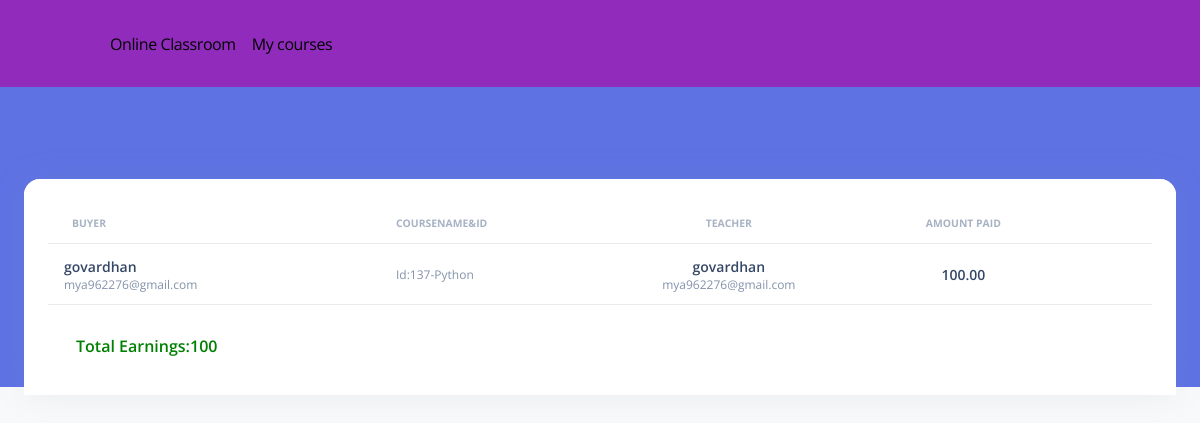
/coursesales137 (signed in), run on the app's committed database.
### Classroomapp/models.py (models this page shows)
class  Orders(models.Model):
    useremail=models.EmailField(max_length=100)
    teachermail=models.EmailField(max_length=100)
    username=models.CharField(max_length=100)
    coursename=models.CharField(max_length=100)
    teachername=models.CharField(max_length=100)
    amountpaid=models.DecimalField(max_digits=8,decimal_places=2)
    courseid=models.IntegerField()

### Classroomapp/views.py (the view)
# urls.py: path('coursesales<cid>',views.coursesales)
def coursesales(request,cid):
    orders=Orders.objects.filter(teachermail=request.session['tid'],courseid=cid)
    total_amount_paid = orders.aggregate(total_amount=Sum('amountpaid'))['total_amount']
    return render(request,'coursesales.html',{'order':orders,'email':request.session['tid'],'earnings':total_amount_paid})

### templates/coursesales.html (shortened to what this page needs)
<!DOCTYPE html>
<html lang="en">
<head>
  <link href="../static/css/nucleo-icons.css" rel="stylesheet" />
  <link href="../static/css/nucleo-svg.css" rel="stylesheet" />
  <link href="../static/css/nucleo-svg.css" rel="stylesheet" />
  <link id="pagestyle" href="../static/css/argon-dashboard.css" rel="stylesheet" />
</head>
<body class="g-sidenav-show   bg-gray-100">
    <header class="p-4 mb-3 border-bottom" style="background-color: #912BBC;">
        <div class="container">
          <div class="d-flex flex-wrap align-items-center justify-content-center justify-content-lg-start">
            <a href="/" class="d-flex align-items-center mb-2 mb-lg-0 link-body-emphasis text-decoration-none">
              <svg class="bi me-2" width="40" height="32" role="img" aria-label="Bootstrap"><use xlink:href="#bootstrap"></use></svg>
            </a>
            <ul class="nav col-12 col-lg-auto me-lg-auto mb-2 justify-content-center mb-md-0">
              <li><a href="index" class="nav-link px-2 link-body-emphasis " style="color: black;">Online Classroom</a></li>
              <li><a href="mycourses{{email}}" class="nav-link px-2 link-body-emphasis" style="color: black;">My courses</a></li>
            </ul>
        </div>
      </header>
  <main class="main-content position-relative border-radius-lg ">
    <div class="container-fluid py-4">
      </div>
       {% if order%}
      <div class="container-fluid py-4">
        <div class="row">
          <div class="col-12">
            <div class="card mb-4">
              <div class="card-header pb-0">
                <div class="table-responsive p-0">
                  <table class="table align-items-center mb-0">
                    <thead>
                      <tr>
                        <th class="text-uppercase text-secondary text-xxs font-weight-bolder opacity-7">Buyer</th>
                        <th class="text-uppercase text-secondary text-xxs font-weight-bolder opacity-7 ps-2">Coursename&Id</th>
                        <th class="text-center text-uppercase text-secondary text-xxs font-weight-bolder opacity-7">Teacher</th>
                        <th class="text-center text-uppercase text-secondary text-xxs font-weight-bolder opacity-7">Amount paid</th>
                        <th class="text-secondary opacity-7"></th>
                      </tr>
                    </thead>
                    <tbody>
                      {% for i in order %}
                      <tr>
                        <td>
                          <div class="d-flex px-2 py-1">
                            <div class="d-flex flex-column justify-content-center">
                              <h6 class="mb-0 text-sm">{{i.username}}</h6>
                              <p class="text-xs text-secondary mb-0">{{i.useremail}}</p>
                            </div>
                          </div>
                        </td>
                        <td>
                          <p class="text-xs text-secondary mb-0">Id:{{i.courseid}}-{{i.coursename}}</p>
                        </td>
                        <td class="align-middle text-center text-sm">
                          <h6 class="mb-0 text-sm">{{i.teachername}}</h6>
                          <p class="text-xs text-secondary mb-0">{{i.teachermail}}</p>
                        </td>
                        <td class="align-middle text-center text-sm">
                          <h6 class="mb-0 text-sm">{{i.amountpaid}}</h6>
                        </td>
                        <td class="align-middle">
                        </td>
                      </tr>
                      {% endfor %}
                      <td ><h6 style="color: green; padding: 20px;" >Total Earnings:{{earnings}}</h4></td>
                    </tbody>
                  </table>
                  {% else %}
                      <h2 style="text-align: center;">You Course Dont Have Any Orders Yet</h2>
                      {% endif %}
                </div>
</body>
</html>

### data on the page
Orders: username "govardhan", useremail "mya962276@gmail.com", courseid "137", coursename "Python", teachername "govardhan", teachermail "mya962276@gmail.com", amountpaid "100.00"

### other printed values
{{ earnings }} "100"
